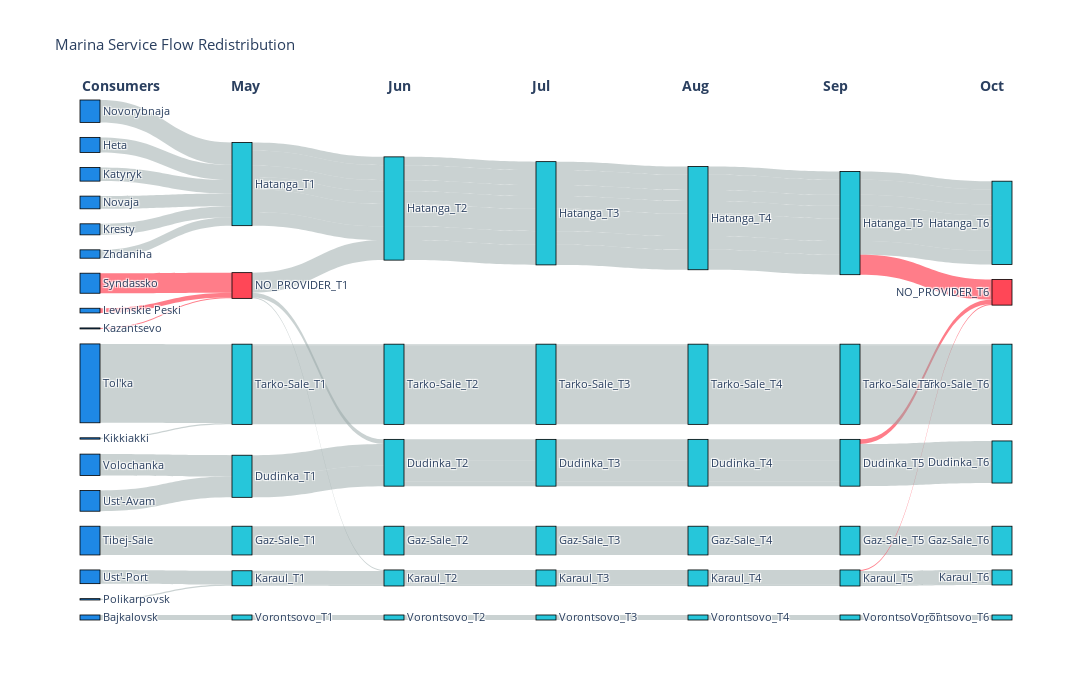

The cell this chart's notebook holds for it:
### Markdown cell above
## 4. Sankey chart

### Code cell
# for service in service_list:
for service in ["marina"]:
    month_start = 4
    end_month = 10
    graphs = all_results[SETTL_NAME][service]["stats"].graphs[month_start:end_month]
    _ = create_clean_sankey(graphs, service_name=service, month_start=month_start)

### Figure 1 — Plotly figure (JSON) as saved in the notebook; plotly's stock layout.template omitted (floating-point values rounded to 4 significant figures)
{"data": [{"link": {"color": ["rgba(149, 165, 166, 0.5)", "rgba(149, 165, 166, 0.5)", "rgba(149, 165, 166, 0.5)", "rgba(149, 165, 166, 0.5)", "rgba(149, 165, 166, 0.5)", "rgba(149, 165, 166, 0.5)", "rgba(149, 165, 166, 0.5)", "rgba(149, 165, 166, 0.5)", "rgba(149, 165, 166, 0.5)", "rgba(149, 165, 166, 0.5)", "rgba(149, 165, 166, 0.5)", "rgba(149, 165, 166, 0.5)", "rgba(149, 165, 166, 0.5)", "rgba(149, 165, 166, 0.5)", "rgba(255, 71, 87, 0.7)", "rgba(255, 71, 87, 0.7)", "rgba(255, 71, 87, 0.7)", "rgba(149, 165, 166, 0.5)", "rgba(149, 165, 166, 0.5)", "rgba(149, 165, 166, 0.5)", "rgba(149, 165, 166, 0.5)", "rgba(149, 165, 166, 0.5)", "rgba(149, 165, 166, 0.5)", "rgba(149, 165, 166, 0.5)", "rgba(149, 165, 166, 0.5)", "rgba(149, 165, 166, 0.5)", "rgba(149, 165, 166, 0.5)", "rgba(149, 165, 166, 0.5)", "rgba(149, 165, 166, 0.5)", "rgba(149, 165, 166, 0.5)", "rgba(149, 165, 166, 0.5)", "rgba(149, 165, 166, 0.5)", "rgba(149, 165, 166, 0.5)", "rgba(149, 165, 166, 0.5)", "rgba(149, 165, 166, 0.5)", "rgba(149, 165, 166, 0.5)", "rgba(149, 165, 166, 0.5)", "rgba(149, 165, 166, 0.5)", "rgba(149, 165, 166, 0.5)", "rgba(149, 165, 166, 0.5)", "rgba(149, 165, 166, 0.5)", "rgba(149, 165, 166, 0.5)", "rgba(149, 165, 166, 0.5)", "rgba(149, 165, 166, 0.5)", "rgba(149, 165, 166, 0.5)", "rgba(149, 165, 166, 0.5)", "rgba(149, 165, 166, 0.5)", "rgba(149, 165, 166, 0.5)", "rgba(149, 165, 166, 0.5)", "rgba(149, 165, 166, 0.5)", "rgba(149, 165, 166, 0.5)", "rgba(149, 165, 166, 0.5)", "rgba(149, 165, 166, 0.5)", "rgba(149, 165, 166, 0.5)", "rgba(149, 165, 166, 0.5)", "rgba(149, 165, 166, 0.5)", "rgba(149, 165, 166, 0.5)", "rgba(149, 165, 166, 0.5)", "rgba(149, 165, 166, 0.5)", "rgba(149, 165, 166, 0.5)", "rgba(149, 165, 166, 0.5)", "rgba(149, 165, 166, 0.5)", "rgba(149, 165, 166, 0.5)", "rgba(149, 165, 166, 0.5)", "rgba(149, 165, 166, 0.5)", "rgba(149, 165, 166, 0.5)", "rgba(149, 165, 166, 0.5)", "rgba(149, 165, 166, 0.5)", "rgba(149, 165, 166, 0.5)", "rgba(149, 165, 166, 0.5)", "rgba(149, 165, 166, 0.5)", "rgba(149, 165, 166, 0.5)", "rgba(149, 165, 166, 0.5)", "rgba(149, 165, 166, 0.5)", "rgba(149, 165, 166, 0.5)", "rgba(149, 165, 166, 0.5)", "rgba(149, 165, 166, 0.5)", "rgba(149, 165, 166, 0.5)", "rgba(149, 165, 166, 0.5)", "rgba(149, 165, 166, 0.5)", "rgba(149, 165, 166, 0.5)", "rgba(149, 165, 166, 0.5)", "rgba(149, 165, 166, 0.5)", "rgba(149, 165, 166, 0.5)", "rgba(149, 165, 166, 0.5)", "rgba(149, 165, 166, 0.5)", "rgba(149, 165, 166, 0.5)", "rgba(255, 71, 87, 0.7)", "rgba(149, 165, 166, 0.5)", "rgba(149, 165, 166, 0.5)", "rgba(149, 165, 166, 0.5)", "rgba(149, 165, 166, 0.5)", "rgba(149, 165, 166, 0.5)", "rgba(149, 165, 166, 0.5)", "rgba(149, 165, 166, 0.5)", "rgba(149, 165, 166, 0.5)", "rgba(255, 71, 87, 0.7)", "rgba(149, 165, 166, 0.5)", "rgba(149, 165, 166, 0.5)", "rgba(149, 165, 166, 0.5)", "rgba(149, 165, 166, 0.5)", "rgba(255, 71, 87, 0.7)"], "source": [12, 1, 3, 4, 7, 11, 6, 14, 10, 9, 2, 15, 0, 8, 16, 13, 5, 23, 20, 21, 19, 19, 22, 17, 17, 22, 17, 17, 21, 17, 18, 18, 17, 21, 29, 27, 28, 26, 26, 28, 24, 24, 28, 24, 24, 26, 24, 25, 25, 24, 24, 35, 33, 34, 32, 32, 34, 30, 30, 34, 30, 30, 32, 30, 31, 31, 30, 30, 41, 39, 40, 38, 38, 40, 36, 36, 40, 36, 36, 38, 36, 37, 37, 36, 36, 47, 45, 46, 44, 44, 46, 42, 42, 46, 42, 42, 44, 42, 43, 43, 42, 42], "target": [23, 20, 19, 19, 22, 17, 17, 22, 17, 17, 17, 18, 18, 17, 21, 21, 21, 29, 27, 28, 26, 26, 28, 24, 24, 28, 24, 24, 26, 24, 25, 25, 24, 24, 35, 33, 34, 32, 32, 34, 30, 30, 34, 30, 30, 32, 30, 31, 31, 30, 30, 41, 39, 40, 38, 38, 40, 36, 36, 40, 36, 36, 38, 36, 37, 37, 36, 36, 47, 45, 46, 44, 44, 46, 42, 42, 46, 42, 42, 44, 42, 43, 43, 42, 42, 54, 51, 52, 50, 50, 53, 48, 48, 53, 48, 48, 52, 48, 49, 49, 48, 52], "value": [15, 86, 64, 62, 41, 25, 45, 4, 33, 38, 67, 4, 236, 41, 3, 14, 60, 15, 86, 3, 64, 62, 41, 25, 45, 4, 33, 38, 14, 67, 4, 236, 41, 60, 15, 86, 3, 64, 62, 41, 25, 45, 4, 33, 38, 14, 67, 4, 236, 41, 60, 15, 86, 3, 64, 62, 41, 25, 45, 4, 33, 38, 14, 67, 4, 236, 41, 60, 15, 86, 3, 64, 62, 41, 25, 45, 4, 33, 38, 14, 67, 4, 236, 41, 60, 15, 86, 3, 64, 62, 41, 25, 45, 4, 33, 38, 14, 67, 4, 236, 41, 60]}, "node": {"color": ["#1E88E5", "#1E88E5", "#1E88E5", "#1E88E5", "#1E88E5", "#1E88E5", "#1E88E5", "#1E88E5", "#1E88E5", "#1E88E5", "#1E88E5", "#1E88E5", "#1E88E5", "#1E88E5", "#1E88E5", "#1E88E5", "#1E88E5", "#26C6DA", "#26C6DA", "#26C6DA", "#26C6DA", "#FF4757", "#26C6DA", "#26C6DA", "#26C6DA", "#26C6DA", "#26C6DA", "#26C6DA", "#26C6DA", "#26C6DA", "#26C6DA", "#26C6DA", "#26C6DA", "#26C6DA", "#26C6DA", "#26C6DA", "#26C6DA", "#26C6DA", "#26C6DA", "#26C6DA", "#26C6DA", "#26C6DA", "#26C6DA", "#26C6DA", "#26C6DA", "#26C6DA", "#26C6DA", "#26C6DA", "#26C6DA", "#26C6DA", "#26C6DA", "#26C6DA", "#FF4757", "#26C6DA", "#26C6DA"], "label": ["Tol'ka", "Tibej-Sale", "Novorybnaja", "Volochanka", "Ust'-Avam", "Syndassko", "Heta", "Ust'-Port", "Katyryk", "Novaja", "Kresty", "Zhdaniha", "Bajkalovsk", "Levinskie Peski", "Polikarpovsk", "Kikkiakki", "Kazantsevo", "Hatanga_T1", "Tarko-Sale_T1", "Dudinka_T1", "Gaz-Sale_T1", "NO_PROVIDER_T1", "Karaul_T1", "Vorontsovo_T1", "Hatanga_T2", "Tarko-Sale_T2", "Dudinka_T2", "Gaz-Sale_T2", "Karaul_T2", "Vorontsovo_T2", "Hatanga_T3", "Tarko-Sale_T3", "Dudinka_T3", "Gaz-Sale_T3", "Karaul_T3", "Vorontsovo_T3", "Hatanga_T4", "Tarko-Sale_T4", "Dudinka_T4", "Gaz-Sale_T4", "Karaul_T4", "Vorontsovo_T4", "Hatanga_T5", "Tarko-Sale_T5", "Dudinka_T5", "Gaz-Sale_T5", "Karaul_T5", "Vorontsovo_T5", "Hatanga_T6", "Tarko-Sale_T6", "Dudinka_T6", "Gaz-Sale_T6", "NO_PROVIDER_T6", "Karaul_T6", "Vorontsovo_T6"], "line": {"color": "black", "width": 0.8}, "pad": 15, "thickness": 20}, "type": "sankey"}], "layout": {"annotations": [{"font": {"size": 14}, "showarrow": false, "text": "<b>Consumers</b>", "x": 0, "xref": "paper", "y": 1.05, "yref": "paper"}, {"font": {"size": 14}, "showarrow": false, "text": "<b>May</b>", "x": 0.16, "xref": "paper", "y": 1.05, "yref": "paper"}, {"font": {"size": 14}, "showarrow": false, "text": "<b>Jun</b>", "x": 0.3267, "xref": "paper", "y": 1.05, "yref": "paper"}, {"font": {"size": 14}, "showarrow": false, "text": "<b>Jul</b>", "x": 0.4933, "xref": "paper", "y": 1.05, "yref": "paper"}, {"font": {"size": 14}, "showarrow": false, "text": "<b>Aug</b>", "x": 0.66, "xref": "paper", "y": 1.05, "yref": "paper"}, {"font": {"size": 14}, "showarrow": false, "text": "<b>Sep</b>", "x": 0.8267, "xref": "paper", "y": 1.05, "yref": "paper"}, {"font": {"size": 14}, "showarrow": false, "text": "<b>Oct</b>", "x": 0.9933, "xref": "paper", "y": 1.05, "yref": "paper"}], "font": {"size": 11}, "height": 700, "title": {"text": "Marina Service Flow Redistribution"}, "width": 1400}}
